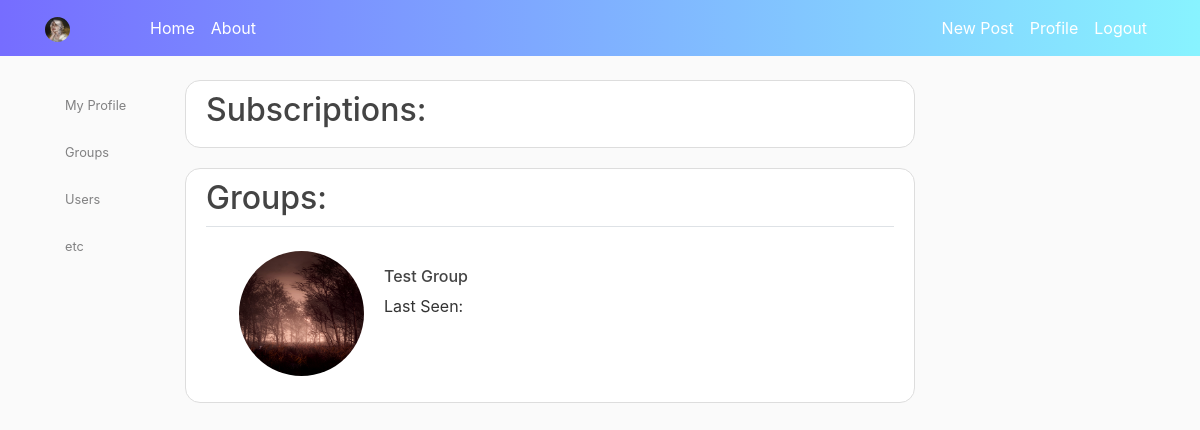
Screenshot of /groups/ (signed in) with the database file from the repository.
### users/models.py (models this page shows, shortened)
class CustomUser(AbstractUser):
	photo = models.ImageField(upload_to = 'profile_pics/', default = 'default.jpg')

### usergroups/models.py (models this page shows, shortened)
class UserGroup(Group):
	created_by = models.ForeignKey(AUTH_USER_MODEL, on_delete=models.CASCADE, related_name='author')
	photo = models.ImageField(upload_to='profile_pics/', default='default.jpg')
	slug = models.SlugField(max_length=40, unique=True)
	class Meta:
		ordering = ['-name']

### usergroups/views.py (the view)
# urls.py: path('', UserGroupListView.as_view(), name='usergroups-list'),
class UserGroupListView(LoginRequiredMixin, ListView):
	queryset = UserGroup.objects.all()
	template_name = 'usergroups/group_list.html'

### templates/usergroups/group_list.html
{% extends "base.html" %}
{% block content %}
{% load static %}
<div class='content-section'>
   <div class='media-body'>
      <h2>Subscriptions:</h2>
   </div>
</div>
<div class='content-section'>
   <div class='media-body'>
      <h2>Groups:</h2>
   </div>
   {% for instance in object_list %}
   <legend class="border-bottom mb-4"></legend>
   <div class='row'>
      <div class='col-'>
         <a href="{% url 'usergroups:usergroups-single' instance.slug %}"><img class='rounded-circle account-img ml-5' src ='/media/{{instance.photo}}'></a>
      </div>
      <div class='col- mt-3'>
         <a href="{% url 'usergroups:usergroups-single' instance.slug %}">
            <h6>{{instance.name}}</h6>
         </a>
         <p>Last Seen:</p>
      </div>
   </div>
   {% endfor %}
</div>
{% endblock content %}

### templates/base.html (shortened to what this page needs)
<!DOCTYPE html>
<html>
   <head>
      {% load static %}
      <link rel="stylesheet" href="https://maxcdn.bootstrapcdn.com/bootstrap/4.0.0/css/bootstrap.min.css">
      <link rel="stylesheet" type="text/css" href="{% static 'blog/main.css' %}">
   </head>
   <body>
      <header class="site-header">
         <nav class="navbar navbar-expand-md navbar-dark bg-steel fixed-top">
            <div class="container">
               <a class="navbar-brand mr-4" href=""><img class="rounded-circle article-svg" src='{{user.photo.url}}'</a>
               <div class="collapse navbar-collapse" id="navbarToggle">
                  <div class="navbar-nav mr-auto">
                     <a class="nav-item nav-link" href="{% url 'users:users-list' %}">Home</a>
                     <a class="nav-item nav-link" href="/about">About</a>
                  </div>
                  <div class="navbar-nav">
                     {% if user.is_authenticated %}
                     <a class="nav-item nav-link" href="{% url 'articles:article-create' %}">New Post</a>
                     <a class="nav-item nav-link" href="{% url 'users:users-single' user.username %}">Profile</a>
                     <a class="nav-item nav-link" href="{% url 'users:users-logout' %}">Logout</a>
                     {% else %}
                     <a class="nav-item nav-link" href="{% url 'users:users-login' %}">Login</a>
                     <a class="nav-item nav-link" href="{% url 'users:users-register' %}">Register</a>
                     {% endif %}
                  </div>
               </div>
            </div>
         </nav>
      </header>
      <main role="main" class="container">
         <div class="row">
            {% if user.is_authenticated %}
            <div class="col-md-4" >
                  <nav class="list-group bg-transparent ">
                     <a href='{% url 'users:users-single' user.username %}' class="list-group-item list-group-item-light border-0 bg-transparent"><small>My Profile</small></a>
                     <a href='{% url 'usergroups:usergroups-list' %}' class="list-group-item list-group-item-light border-0 bg-transparent"><small>Groups</small></a>
                     <a href='{% url 'users:users-list' %}' class="list-group-item list-group-item-light border-0 bg-transparent"><small>Users</small></a>
                     <a href='' class="list-group-item list-group-item-light border-0 bg-transparent"><small>etc</small></a>
                  </nav>
            </div>
            {% endif %}
            <div class="col-md-8" style='right:240px;'>
               {% block content %}{% endblock %}
            </div>
         </div>
      </main>
   </body>
</html>

### static/blog/main.css (style rules this page uses)
body { background: #fafafa; color: #333333; margin-top: 5rem; }
h1, h2, h3, h4, h5, h6 { color: #444444; }
.bg-steel { background: linear-gradient(90deg, #766dff 0%, #88f3ff 100%); }
.site-header .navbar-nav .nav-link { color: #fff; }
.content-section { background: #ffffff; padding: 10px 20px; border: 1px solid #dddddd; border-radius: 15px; margin-bottom: 20px; }
.article-svg { width: 25px; height: 25px; vertical-align: middle; }
.account-img { height: 125px; width: 125px; margin-right: 20px; margin-bottom: 16px; }
.media-body { word-break: break-all; }

### rows the page displays
CustomUser: photo (picture)
UserGroup: photo (picture), name "Test Group"
